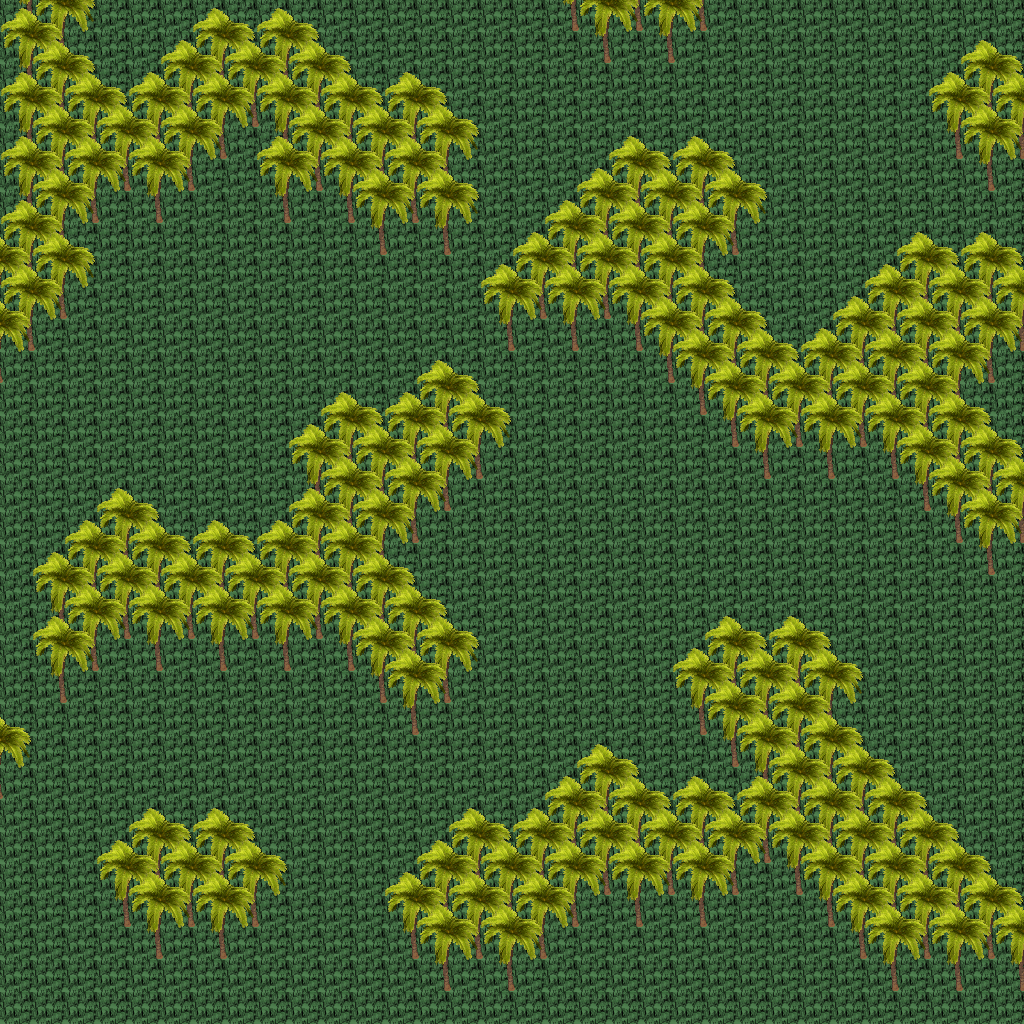

Below is a game level as drawn by its tile map, then a one-line description and the .tmx that defines it (tile-layer data replaced by summaries):
An orthogonal 32x32 tile map with 32x32 px tiles, 5 tile layers (Ground, Objects, Objects2, Above, ...), 1 hidden layer not drawn, 35 tilesets.

<map version="1.10" tiledversion="1.11.0" orientation="orthogonal" renderorder="right-down" width="32" height="32" tilewidth="32" tileheight="32" infinite="0" nextlayerid="11" nextobjectid="1">
 <tileset firstgid="1" name="ground_ground" tilewidth="32" tileheight="32" tilecount="33" columns="3">
  <image source="../drawable/ground_ground.png" width="96" height="352" />
 </tileset>
 <tileset firstgid="34" name="ground_water_pool" tilewidth="32" tileheight="32" tilecount="72" columns="3">
  <image source="../drawable/ground_water_pool.png" width="96" height="768" />
 </tileset>
 <tileset firstgid="106" name="ground_water_pool_corners" tilewidth="32" tileheight="32" tilecount="72" columns="3">
  <image source="../drawable/ground_water_pool_corners.png" width="96" height="768" />
 </tileset>
 <tileset firstgid="178" name="ground_grass_edges" tilewidth="32" tileheight="32" tilecount="36" columns="12">
  <image source="../drawable/ground_grass_edges.png" width="384" height="96" />
 </tileset>
 <tileset firstgid="214" name="ground_grass_corners" tilewidth="32" tileheight="32" tilecount="24" columns="6">
  <image source="../drawable/ground_grass_corners.png" width="192" height="128" />
 </tileset>
 <tileset firstgid="238" name="plant_tree_palm_tree" tilewidth="32" tileheight="32" tilecount="6" columns="2">
  <image source="../drawable/plant_tree_palm_tree.png" width="64" height="96" />
 </tileset>
 <tileset firstgid="244" name="logic_creature_animal" tilewidth="32" tileheight="32" tilecount="32" columns="8">
  <image source="../drawable/logic_creature_animal.png" width="256" height="128" />
 </tileset>
 <tileset firstgid="276" name="logic_collision" tilewidth="32" tileheight="32" tilecount="1" columns="1">
  <image source="../drawable/logic_collision.png" width="32" height="32" />
 </tileset>
 <tileset firstgid="277" name="ground_ridge_earth_pale" tilewidth="32" tileheight="32" tilecount="96" columns="12">
  <image source="../drawable/ground_ridge_earth_pale.png" width="384" height="256" />
 </tileset>
 <tileset firstgid="373" name="object_tent" tilewidth="32" tileheight="32" tilecount="9" columns="3">
  <image source="../drawable/object_tent.png" width="96" height="96" />
 </tileset>
 <tileset firstgid="382" name="furniture_light_iron_lamp" tilewidth="32" tileheight="32" tilecount="3" columns="1">
  <image source="../drawable/furniture_light_iron_lamp.png" width="32" height="96" />
 </tileset>
 <tileset firstgid="385" name="furniture_light_flames" tilewidth="32" tileheight="32" tilecount="6" columns="6">
  <image source="../drawable/furniture_light_flames.png" width="192" height="32" />
 </tileset>
 <tileset firstgid="391" name="furniture_table_long_front_on_pale" tilewidth="32" tileheight="32" tilecount="3" columns="1">
  <image source="../drawable/furniture_table_long_front_on_pale.png" width="32" height="96" />
 </tileset>
 <tileset firstgid="394" name="furniture_chair_wooden_pale" tilewidth="32" tileheight="32" tilecount="4" columns="2">
  <image source="../drawable/furniture_chair_wooden_pale.png" width="64" height="64" />
 </tileset>
 <tileset firstgid="398" name="item_food_meals_1" tilewidth="32" tileheight="32" tilecount="2" columns="2">
  <image source="../drawable/item_food_meals_1.png" width="64" height="32" />
 </tileset>
 <tileset firstgid="400" name="item_drink_red_wine" tilewidth="32" tileheight="32" tilecount="4" columns="2">
  <image source="../drawable/item_drink_red_wine.png" width="64" height="64" />
 </tileset>
 <tileset firstgid="404" name="item_fishrods" tilewidth="32" tileheight="32" tilecount="12" columns="4">
  <image source="../drawable/item_fishrods.png" width="128" height="96" />
 </tileset>
 <tileset firstgid="416" name="building_wall_wood" tilewidth="32" tileheight="32" tilecount="16" columns="4">
  <image source="../drawable/building_wall_wood.png" width="128" height="128" />
 </tileset>
 <tileset firstgid="432" name="building_door_door_e" tilewidth="32" tileheight="32" tilecount="6" columns="2">
  <image source="../drawable/building_door_door_e.png" width="64" height="96" />
 </tileset>
 <tileset firstgid="438" name="building_door_door_w" tilewidth="32" tileheight="32" tilecount="6" columns="2">
  <image source="../drawable/building_door_door_w.png" width="64" height="96" />
 </tileset>
 <tileset firstgid="444" name="item_pot_barrel_tall" tilewidth="32" tileheight="32" tilecount="2" columns="1">
  <image source="../drawable/item_pot_barrel_tall.png" width="32" height="64" />
 </tileset>
 <tileset firstgid="446" name="building_fence_fence_chunky" tilewidth="32" tileheight="32" tilecount="21" columns="3">
  <image source="../drawable/building_fence_fence_chunky.png" width="96" height="224" />
 </tileset>
 <tileset firstgid="467" name="plant_bush_blue_green" tilewidth="32" tileheight="32" tilecount="1" columns="1">
  <image source="../drawable/plant_bush_blue_green.png" width="32" height="32" />
 </tileset>
 <tileset firstgid="468" name="logic_item_sheepfood" tilewidth="32" tileheight="32" tilecount="1" columns="1">
  <image source="../drawable/logic_item_sheepfood.png" width="32" height="32" />
 </tileset>
 <tileset firstgid="469" name="logic_creature_sheep" tilewidth="32" tileheight="32" tilecount="1" columns="1">
  <image source="../drawable/logic_creature_sheep.png" width="32" height="32" />
 </tileset>
 <tileset firstgid="470" name="logic_creature_amazon" tilewidth="32" tileheight="32" tilecount="16" columns="8">
  <image source="../drawable/logic_creature_amazon.png" width="256" height="64" />
 </tileset>
 <tileset firstgid="486" name="logic_item_fruits" tilewidth="32" tileheight="32" tilecount="16" columns="8">
  <image source="../drawable/logic_item_fruits.png" width="256" height="64" />
 </tileset>
 <tileset firstgid="502" name="plant_pineapple_plant" tilewidth="32" tileheight="32" tilecount="6" columns="2">
  <image source="../drawable/plant_pineapple_plant.png" width="64" height="96" />
 </tileset>
 <tileset firstgid="508" name="logic_portal" tilewidth="32" tileheight="32" tilecount="24" columns="8">
  <image source="../drawable/logic_portal.png" width="256" height="96" />
 </tileset>
 <tileset firstgid="532" name="ground_grass_2" tilewidth="32" tileheight="32" tilecount="21" columns="3">
  <image source="../drawable/ground_grass_2.png" width="96" height="224" />
 </tileset>
 <tileset firstgid="553" name="light_dim_yellow_light_7x5" tilewidth="32" tileheight="32" tilecount="35" columns="7">
  <image source="../drawable/light_dim_yellow_light_7x5.png" width="224" height="160" />
 </tileset>
 <tileset firstgid="588" name="light_yellow_light_5x5" tilewidth="32" tileheight="32" tilecount="25" columns="5">
  <image source="../drawable/light_yellow_light_5x5.png" width="160" height="160" />
 </tileset>
 <tileset firstgid="613" name="building_huts" tilewidth="32" tileheight="32" tilecount="338" columns="26">
  <image source="../drawable/building_huts.png" width="832" height="416" />
 </tileset>
 <tileset firstgid="951" name="logic_creature_spider" tilewidth="32" tileheight="32" tilecount="3" columns="3">
  <image source="../drawable/logic_creature_spider.png" width="96" height="32" />
 </tileset>
 <tileset firstgid="954" name="logic_creature_reptile" tilewidth="32" tileheight="32" tilecount="7" columns="7">
  <image source="../drawable/logic_creature_reptile.png" width="224" height="32" />
 </tileset>
 <layer id="1" name="Ground" width="32" height="32">
  <data>[1024 cells, 1024 non-empty, 1 distinct tile ids]</data>
 </layer>
 <layer id="2" name="Objects" width="32" height="32">
  <data>[1024 cells, 341 non-empty, 2 distinct tile ids]</data>
 </layer>
 <layer id="3" name="Objects2" width="32" height="32">
  <data>[1024 cells, 241 non-empty, 2 distinct tile ids]</data>
 </layer>
 <layer id="4" name="Above" width="32" height="32">
  <data>[1024 cells, 344 non-empty, 4 distinct tile ids]</data>
 </layer>
 <layer id="5" name="Above2" width="32" height="32">
  <data>[1024 cells, 75 non-empty, 2 distinct tile ids]</data>
 </layer>
 <layer id="6" name="Walkable" width="32" height="32" visible="0">
  <data>[1024 cells, 346 non-empty, 1 distinct tile ids]</data>
 </layer>
 <objectgroup id="7" name="Mapevents" />
 <objectgroup id="8" name="Spawn" />
 <objectgroup id="9" name="Keys" />
 <objectgroup id="10" name="Replace" />
</map>
